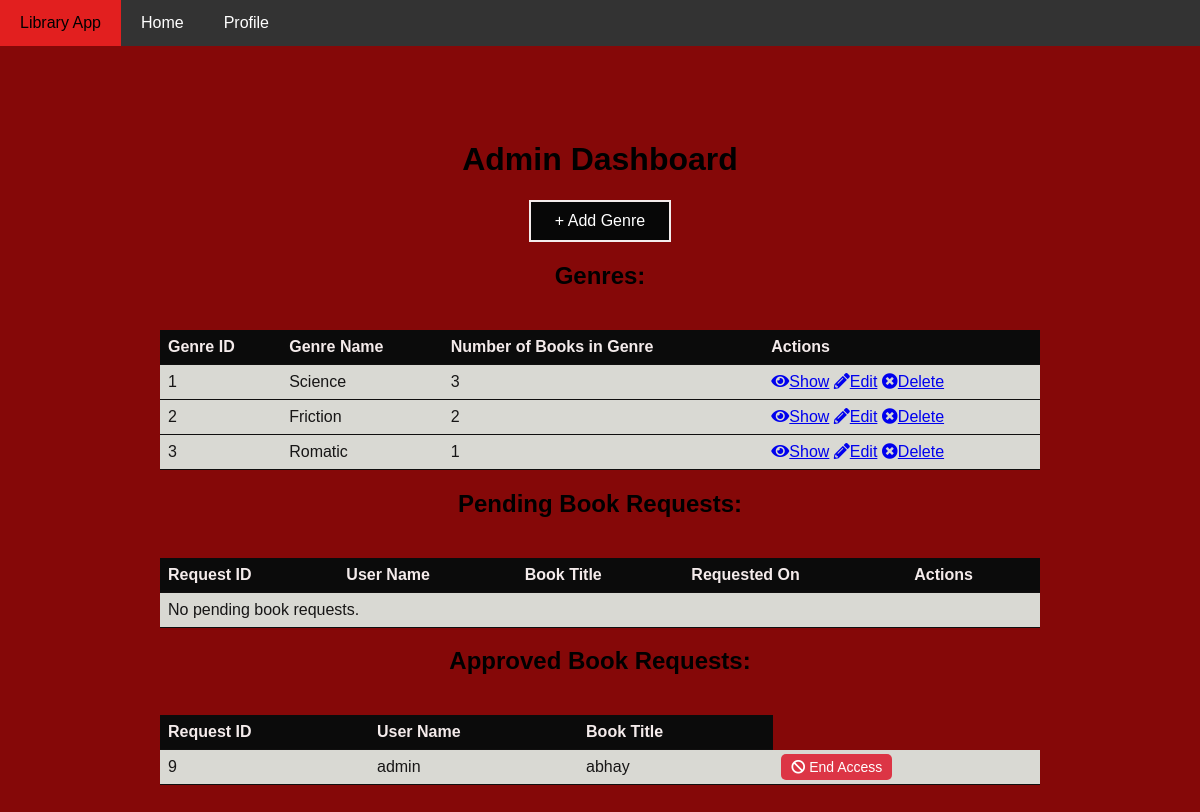
The page /admin (signed in) on the database its author committed.
### models.py (models this page shows)
class Genre(db.Model):
    id=db.Column(db.Integer,primary_key=True)
    genrename=db.Column(db.String(32),unique=True)
    books=db.relationship('Book',backref='genre' ,lazy='dynamic',cascade='all,delete-orphan')#lazy here we use bz when i will acces then give it not everytime

class BookRequest(db.Model):
    id = db.Column(db.Integer, primary_key=True)
    user_id = db.Column(db.Integer, db.ForeignKey('user.id'), nullable=False)
    book_id = db.Column(db.Integer, db.ForeignKey('book.id'), nullable=False)
    request_date = db.Column(db.DateTime, default=datetime.utcnow)
    status = db.Column(db.String(10), default='pending')
    user = db.relationship('User', backref=db.backref('requests', lazy=True))
    book = db.relationship('Book', backref=db.backref('requests', lazy=True))

class User(db.Model):
    id = db.Column(db.Integer, primary_key=True)
    username = db.Column(db.String(32),unique=True)
    passhash = db.Column(db.String(256),nullable=False)
    name=db.Column(db.String(64),nullable=True)
    is_admin=db.Column(db.Boolean,nullable=False,default=False)

class Book(db.Model):
    id=db.Column(db.Integer,primary_key=True)
    title=db.Column(db.String(100),nullable=False)
    author=db.Column(db.String(30))
    booksnum=db.Column(db.BigInteger,nullable=True)
    price=db.Column(db.Float,nullable=False)
    genre_id=db.Column(db.Integer,db.ForeignKey("genre.id"),nullable=False)
    content = db.Column(db.Text)  # Book content
    feedbacks = db.relationship('Feedback', backref='book', lazy=True)
    pubdate=db.Column(db.Date,nullable=False)
    carts=db.relationship("Cart",backref='book',lazy='dynamic',cascade='all,delete-orphan')
    orders=db.relationship("Order",backref='book',lazy='dynamic',cascade='all,delete-orphan')

### routes.py (the view)
@app.route('/admin')
def admin():
    if not is_admin():
        flash("Access denied: You must be an admin to view this page.");
        return redirect(url_for('profile'));
    genres=Genre.query.all()
    approved_requests = BookRequest.query.filter(BookRequest.status == 'approved').join(Book).join(User).all()
    book_requests = BookRequest.query.join(Book).join(User).all()
    pending_book_requests = BookRequest.query.filter(BookRequest.status == 'pending').join(Book).join(User).all()
    approved_book_requests = BookRequest.query.filter(BookRequest.status == 'approved').join(Book).join(User).all()
    return render_template('admin.html', genres=genres, book_requests=pending_book_requests,
                           approved_requests=approved_book_requests)

### routes.py (called while the page is built)
def is_admin():
    user_id = session.get('user_id')
    if user_id:
        user = User.query.get(user_id)
        if user and user.is_admin:
            return True
    return False

### templates/admin.html (shortened to what this page needs)
<!DOCTYPE html>
<html lang="en">
<head>
    <link rel="stylesheet" href="https://cdnjs.cloudflare.com/ajax/libs/font-awesome/5.15.1/css/all.min.css">
</head>
<body>
    <div class="navbar">
        <a href="{{ url_for('index') }}">Library App</a>
        <a href="{{ url_for('admin') }}">Home</a>
        <a href="{{ url_for('profile') }}">Profile</a>
    </div>
    <div class="main-content">
        <h1>Admin Dashboard</h1>
        <a href="{{ url_for('add_genre') }}" style="border: 2px solid #f3ecec; background-color: #070707; color: white; padding: 10px 24px; text-align: center; text-decoration: none; display: inline-block; font-size: 16px;">+ Add Genre</a>
        <h2>Genres:</h2>
        <table>
            <thead>
                <tr>
                    <th>Genre ID</th>
                    <th>Genre Name</th>
                    <th>Number of Books in Genre</th>
                    <th>Actions</th>
                </tr>
            </thead>
            <tbody>
                {% for genre in genres %}
                <tr>
                    <td>{{ genre.id }}</td>
                    <td>{{ genre.genrename }}</td>
                    <td>{{ genre.books.count() }}</td>
                    <td>
                        <a href="{{ url_for('show_genre', id=genre.id) }}"><i class="fas fa-eye"></i>Show</a>
                        <a href="{{ url_for('edit_genre', id=genre.id) }}"><i class="fas fa-pencil-alt"></i>Edit</a>
                        <a href="{{ url_for('delete_genre', id=genre.id) }}"><i class="fas fa-times-circle"></i>Delete</i></a>
                    </td>
                </tr>
                {% endfor %}
            </tbody>
        </table>
        <h2>Pending Book Requests:</h2>
<table>
    <thead>
        <tr>
            <th>Request ID</th>
            <th>User Name</th>
            <th>Book Title</th>
            <th>Requested On</th>
            <th>Actions</th>
        </tr>
    </thead>
    <tbody>
        {% for request in book_requests %}
        <tr>
            <td>{{ request.id }}</td>
            <td>{{ request.user.username }}</td>
            <td>{{ request.book.title }}</td>
            <td>{{ request.request_date.strftime('%Y-%m-%d %H:%M') }}</td>
            <td>
                <a href="{{ url_for('approve_request', request_id=request.id) }}"><i class="fas fa-check-circle"></i> Approve</a>
                <a href="{{ url_for('deny_request', request_id=request.id) }}"><i class="fas fa-times-circle"></i> Deny</a>
            </td>
        </tr>
        {% else %}
        <tr><td colspan="5">No pending book requests.</td></tr>
        {% endfor %}
    </tbody>
</table>
<h2>Approved Book Requests:</h2>
<table>
    <thead>
        <tr>
            <th>Request ID</th>
            <th>User Name</th>
            <th>Book Title</th>
        </tr>
    </thead>
    <tbody>
        {% for request in approved_requests %}
        <tr>
            <td>{{ request.id }}</td>
            <td>{{ request.user.username }}</td>
            <td>{{ request.book.title }}</td>
            <td>
                <a href="{{ url_for('end_access', request_id=request.id) }}" class="btn btn-danger">
                    <i class="fas fa-ban"></i> End Access
                </a>
            </td>
        </tr>
        {% else %}
        <tr><td colspan="3">No approved book requests.</td></tr>
        {% endfor %}
    </tbody>
</table>
    </div>
</body>
</html>

### templates/admin.html (style rules this page uses)
body { margin: 0; font-family: Arial, sans-serif; display: flex; background-color: #850808; }
.navbar { background-color: #333; overflow: hidden; position: fixed; top: 0; width: 100%; }
.navbar a { float: left; display: block; color: #fff; text-align: center; padding: 14px 20px; text-decoration: none; }
.main-content { margin-top: 70px; padding: 50px; width: 100%; display: flex; flex-direction: column; align-items: center; justify-content: start; }
table { border-collapse: collapse; width: 80%; margin-top: 20px; }
th, td { text-align: left; padding: 8px; border-bottom: 1px solid #100f0f; }
th { background-color: #0b0b0b; color: rgb(244, 235, 235); }
tr:nth-child(even) { background-color: #1a1919; }
tr:nth-child(odd) { background-color: #da1a1a; }
td { background-color: #d9d9d3; color: #171616; }
.btn-danger { color: white; background-color: #dc3545; padding: 5px 10px; text-decoration: none; border-radius: 5px; font-size: 14px; }

### rows shown on the page
Genre: id "1", genrename "Science", books.count "3"
Genre: id "2", genrename "Friction", books.count "2"
Genre: id "3", genrename "Romatic", books.count "1"
BookRequest: id "9", user.username "admin", book "abhay"
